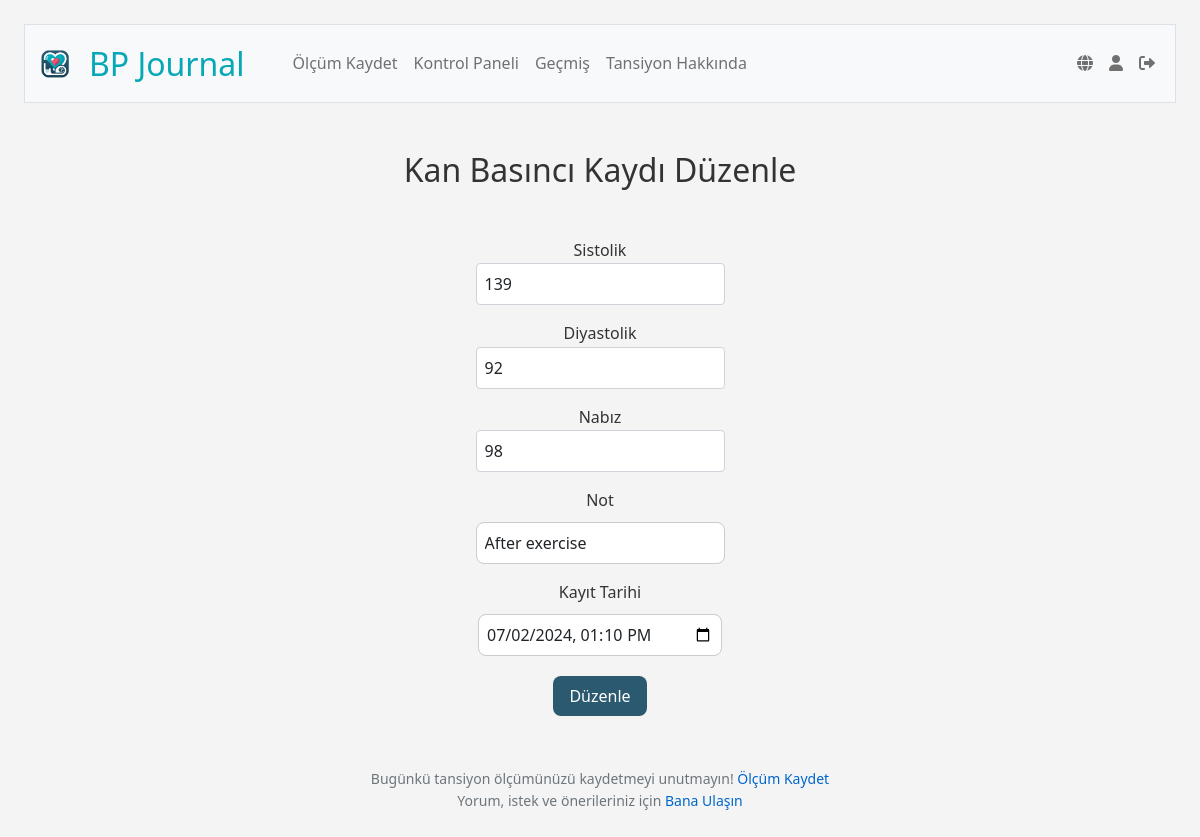
/edit/47 (signed in), run on an earlier commit of the app's database.
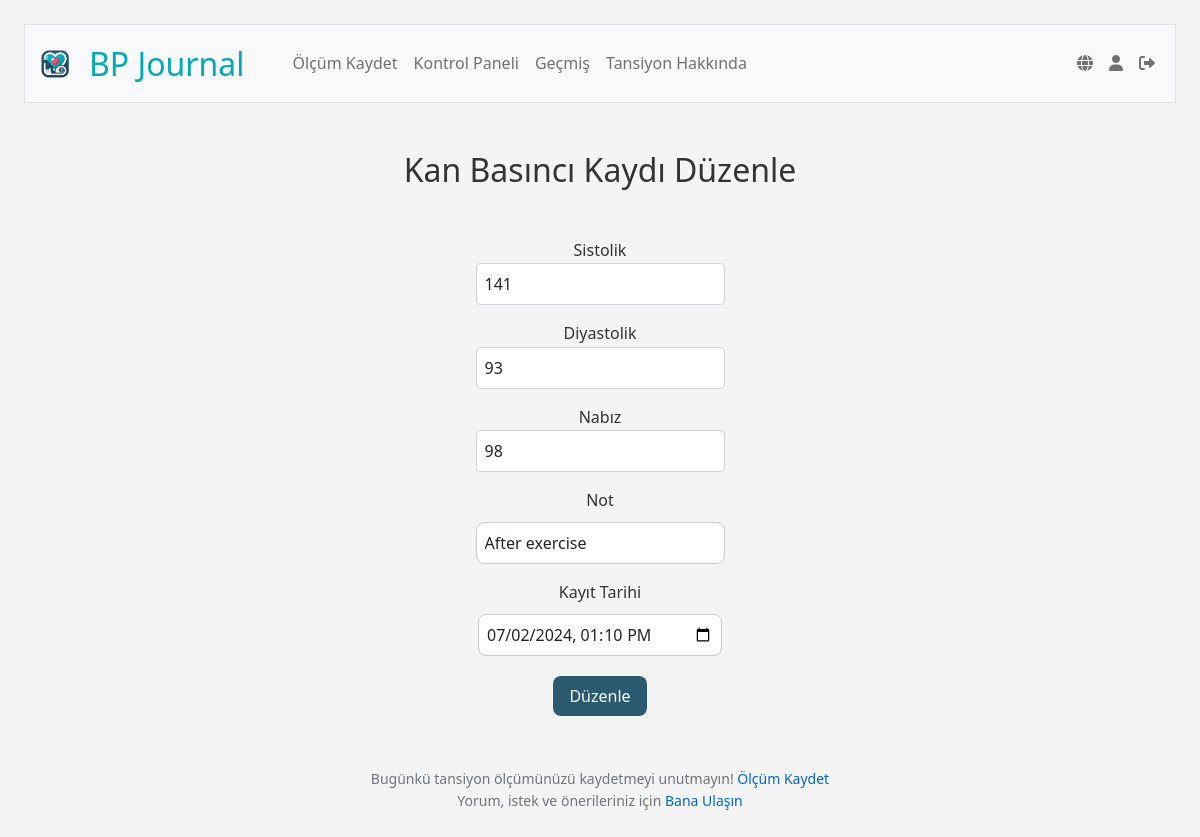
And on a later commit of the database.
### tables this page shows
CREATE TABLE blood_pressure_readings (
id INTEGER PRIMARY KEY AUTOINCREMENT NOT NULL,
user_id INTEGER NOT NULL,
systolic INTEGER NOT NULL,
diastolic INTEGER NOT NULL,
pulse INTEGER,
reading_date DATETIME DEFAULT CURRENT_TIMESTAMP,
notes TEXT,
FOREIGN KEY (user_id) REFERENCES users (id));

### app.py (the view)
@app.route("/edit/<int:id>", methods=["GET", "POST"])
@login_required
def edit(id):
    record = db.execute("SELECT * FROM blood_pressure_readings WHERE id = ?", id)[0]
    data=g.language_data['edit']
    user_id = session["user_id"]
    user_timezone = db.execute("SELECT timezone FROM users WHERE id = ?", user_id)[0]['timezone']
    user_tz = pytz.timezone(user_timezone)
    if request.method == "POST":
        try:
            systolic = request.form['systolic']
            diastolic = request.form['diastolic']
            pulse = request.form['pulse']
            timestamp = request.form['timestamp']
            notes = request.form['notes']
            local_time = datetime.strptime(timestamp, '%Y-%m-%dT%H:%M')
            utc_time = user_tz.localize(local_time).astimezone(pytz.utc)
            utc_timestamp = utc_time.strftime('%Y-%m-%d %H:%M:%S')
            db.execute("""
                    UPDATE blood_pressure_readings
                    SET systolic = ?,
                    diastolic = ?,
                    pulse = ?,
                    reading_date = ?,
                    notes = ?
                    WHERE id = ?
            """, systolic, diastolic, pulse, utc_timestamp, notes, id)
            flash(data['editSuccess'], 'success')
            return redirect("/history")
        except Exception as e:
            flash(f"{data['editFail']} {e}", 'danger')
            return redirect(url_for('edit', id=id))
    else:
        utc_time = record["reading_date"]
        local_time = pytz.utc.localize(datetime.strptime(utc_time, '%Y-%m-%d %H:%M:%S')).astimezone(user_tz)
        record["reading_date"] = local_time.strftime('%Y-%m-%dT%H:%M')
    return render_template("edit.html", record=record, data=data)

### app.py (called while the page is built)
@app.before_request
def load_language_data():
    if 'language' not in session:
        session['language'] = 'tr'
    user_lang = session['language']
    with open(f'languages/{user_lang}.json', 'r') as file:
        g.language_data = json.load(file)
    g.language_data['current_lang'] = user_lang

@app.after_request
def after_request(response):
    response.headers["Cache-Control"] = "no-cache, no-store, must-revalidate"
    response.headers["Expires"] = 0
    response.headers["Pragma"] = "no-cache"
    return response

@app.context_processor
def inject_layout_data():
    return dict(layout_data=g.language_data['layout'])

@app.context_processor
def inject_user_details():
    if 'user_id' in session:
        user_id = session['user_id']
        user_info = db.execute("SELECT username FROM users WHERE id = ?", user_id)
        if user_info:
            username = user_info[0]['username']
        else:
            username = None
    else:
        username = None
    return {'username': username}

### templates/edit.html (shortened to what this page needs)
{% extends "layout.html" %}
{% block main %}
<div class="container">
    <h2>{{ data.heading }}</h2>
    <form action="{{ url_for('edit', id=record.id)}}" method="POST">
        <div class="mb-3">
            <label for="systolic">{{ data.systolic }}</label>
            <input type="number" name="systolic" id="systolic" class="form-control mx-auto w-auto" value="{{ record.systolic }}" required>
        </div>
        <div class="mb-3">
            <label for="diastolic">{{ data.diastolic }}</label>
            <input type="number" name="diastolic" id="diastolic" class="form-control mx-auto w-auto" value="{{ record.diastolic }}" required>
        </div>
        <div class="mb-3">
            <label for="pulse">{{ data.pulse }}</label>
            <input type="number" name="pulse" id="pulse" class="form-control mx-auto w-auto" value="{{ record.pulse }}" required>
        </div>
        <div class="mb-3">
            <label for="notes">{{ data.notes }}</label>
            <input type="text" name="notes" id="notes" class="form-control mx-auto w-auto" value="{{ record.notes }}" required>
        </div>
        <div class="mb-3">
            <label for="timestamp">{{ data.dateRecorded }}</label>
            <input type="datetime-local" name="timestamp" id="timestamp" class="form-control mx-auto w-auto" value="{{ record.reading_date }}" required>
        </div>
        <button type="submit" class="btn btn-success submit-button">{{ data.editRecording }}</button>
    </form>
</div>
{% endblock %}

What changed in the data, as far as the page shows it:
changed blood_pressure_readings "After exercise": systolic "139" → "141"; diastolic "92" → "93"
